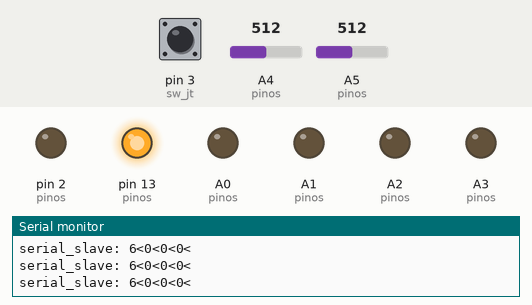
This sketch was run on a simulated Arduino Uno, built with avr-gcc and run on an emulated ATmega328P. Parts: output pins drawn as LEDs (lit = HIGH), the last lines printed to the serial monitor. The test bench sets the inputs (shaded band); at power-on: A4 (pinos) = 512, A5 (pinos) = 512, pin 3 (sw_jt) HIGH.

Above: at 3.4 s.
3.5 s: A4 (pinos) set to 690
5.0 s: A4 (pinos) set to 707
At 6.2 s:
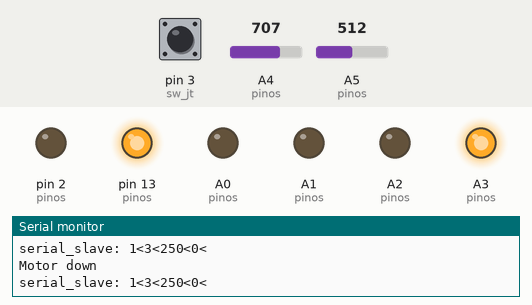
6.5 s: A4 (pinos) set to 570
8.0 s: A4 (pinos) set to 534
At 8.9 s:
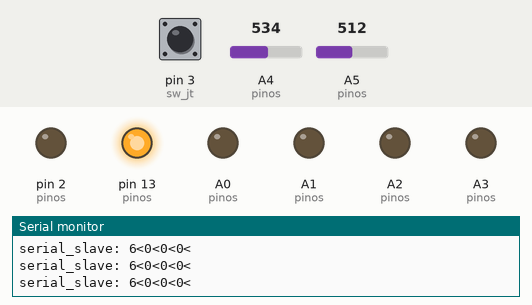
9.6 s: A5 (pinos) set to 689
11.1 s: A5 (pinos) set to 711
At 12.1 s:
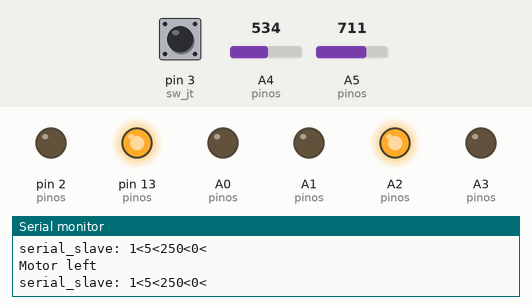
Timing chart, 0 to 13.6 s (numbered marks = the images above; inputs shaded):
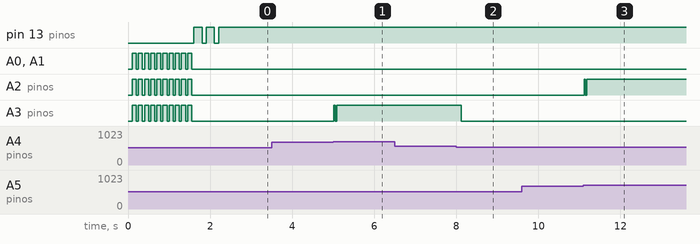

Measured:
- the behaviour switches between 700 and 701 on A4 (pinos) (found by bisection; images 0 and 1)
- the behaviour switches between 552 and 551 on A4 (pinos) (found by bisection; images 1 and 2)
- the behaviour switches between 700 and 701 on A5 (pinos) (found by bisection; images 2 and 3)
- after the input at 3.5 s, every drawn part: stays the same
- after the input at 5.0 s, A3 (pinos): LOW → HIGH at once, → LOW 0.03 s later, → HIGH 0.04 s later
- after the input at 6.5 s, every drawn part: stays the same
- after the input at 8.0 s, A3 (pinos): HIGH → LOW after 0.12 s
- after the input at 9.6 s, every drawn part: stays the same
- after the input at 11.1 s, A2 (pinos): LOW → HIGH at once, → LOW 0.03 s later, → HIGH 0.04 s later
- by itself, pin 13 (pinos): alternates HIGH for 0.20 s and LOW for 0.10 s, 4 changes in all, then stays HIGH

The sketch:

Master_arduino.ino
```cpp
// conexiones para arduino
// D4 >> DI (TX)
// D5 >> RO (RX)
// Re >> De >> VCC Transmisor
// Usar 5v no MAX485
#include <SoftwareSerial.h>
// Control
#define led 13
#define rele_ctrl 2
#define sw_jt 3
// Leds controle
#define up A1
#define dw A3
#define rh A0
#define lf A2
// Cobnexiones del joystick
#define inx A4
#define iny A5
// Control final mensaje
#define cs '<'
// carro o camara
bool car_cam = true;
// varibles de control del esclavo
// 0 - seleciona opcio > 1=Mover Carro, 2=Mover Camara, 3=Encender Slave, 4=Encender linterna, 5....
// 1 - tipo de movimiento del carro 2=up, 3=dw, 4=rh, 5=lf
// 2 - tipo de PWM que puede ser cotrolado, por causa del driver solo funciona a 255
// 3 - time=0 no hay control de tiempo, mayor que zero hay control de tiempo
int var_ctrl[] = { 0, 0, 0, 0 };

// Matrix de pinos
int pinos[] = { led, rele_ctrl, up, dw, rh, lf, inx, iny };

String data_in = "", data_send = "";
int ctda = 10; // cantidad de amostras para filtrar
int tam = 20; // tamanho de la histerisis para el control de salida de la pocision 0 del joystick
int valx = 0, valy = 0, valxt = 0, valyt = 0; // variables de posicion
int cam_val = 0; // control del switch para pasar de control de carro/camara
int lim_inf = 400, lim_sup = 700; // limites de los potenciometros

// valores de limites de posicion del joystick
int vxi = 0, vxs = 0, vyi = 0, vys =0;
int vlc = 40; // valor limite de calibração

// Valores iniciales de los angulos de los servos
int val_sb = 90; // servo base esq<->dir
int val_src = 90; // servo rotacion de la camara ari<->aba
int paso_cam = 3; // paso de angulos rotacion
int val_cam = 5;  // tempo de delay entre paos

int env_zero = 1, salir0 = 1, salir1 = 1, salir2 = 1; // control de parada de los motores del carro y de los whiles de control del joystick

// valor que el joystick tiene poara controlar el robot
int pwm_serial = 250;

// creo un objeto para comunicacion
SoftwareSerial serial_slave = SoftwareSerial(5, 4);

// Setup
void setup(){
  // comunicacion con el slave
  serial_slave.begin(115200);
  serial_slave.setTimeout(10);
  // Comunicacion master computador
  Serial.begin(115200);
  Serial.setTimeout(10);

  // inicializo pinos de entrada y salida
  for (int i = 0; i < 8; i++) {
    if (i < 6){
      pinMode(pinos[i], OUTPUT);
      digitalWrite(pinos[i], 0);
    }else{
      pinMode(pinos[i], INPUT_PULLUP);
    }
  }

  // calibrar sensores de posicion joystick
  cal_pos(1, 10); // 1 = 1 calibracion - 2 captura //// 2 = tempo entre amostras

  // Blinco leds de direcion
  blink_leds();

  // parar tudo
  msg_send(5, 0, 0); // manda un mensaje de para de todo

  // pin del siwtch del joystick como entrada
  pinMode(sw_jt, INPUT_PULLUP); // pino para selecionar camara o mover carro con el joystiock

  // blinca led 13 iniprogram
  nf_led(0, 2, 100);
}


/////////////////////////////////////////////////////////////////////////////
// Loop
void loop(){

  // verifica si se apreto el boton del joystick
  switch_joy();

  if (car_cam == 1){ // entra em el control de carro == 1, camera == 0
    // se quesa aqui si no hay movimiento

    while (salir0 == 1){ // posicion central del joystick
      // para salir de enviar datos
      digitalWrite(pinos[0], 1); // led carro = 1, cam = 0

      cal_pos(2, 10); // captura y actualiza valores de la pocicion del joystick valx y valy

      //
      if (valx < vxs && valx > vxi && valy < vys && valy > vyi){
        //salir2 = 1;
      }else{
        salir0 = 0; // sale del while principal
      }

      if (env_zero == 1){ // ésto se hace una vez cada vez que entra en el while
        // Valores de calibracion
        /*Serial.print("Val vxi: ");
        Serial.print(vxi);
        Serial.print("\t Val vxs: ");
        Serial.print(vxs);
        Serial.print("\t Val vyi: ");
        Serial.print(vyi);
        Serial.print("\t Val vys: ");
        Serial.println(vys);*/

        Serial.println("\n Está en reposo \n");

        nf_led(1, 0, 0); // apaga los leds de direcion
        msg_send(5, 0, 0); // manda un mensaje de para de todo
        env_zero = 0; // sale de este if
        //print_valxy(valx, valy);// imprime los valores de
      }

      switch_joy();

      if(env_zero == 1){
        salir0 = 0;
      }
      ler_serial(); // Para leer y controlar por el computador
    } // sale del while si hay movimiento del joystick


    //Serial.println("\n Saliendo del reposo \n");
    //print_valxy(valx, valy);// imprime los valores de

    while (salir1 == 1){
      if (valx < (valxt - tam) || valx > (valxt + tam) || valy < (valyt - tam) || valy > (valyt + tam)){
        cal_pos(2, 1); // captura y actualiza valores de la pocicion del joystick valx y valy

        //print_valxy(valx, valy);// imprime los valores de

        // pasa valores para separacxion de aciones y encender led de direcion
        // esta funcion hace funciona solo con el joystick
        dir_led(valx, valy, 1);

        if (valx < vxs && valx > vxi && valy < vys && valy > vyi){
          valxt = valx;
          valyt = valy;
        }
        salir0 = 1; // while de para todo
      }else{
        salir1 = 0;
        valxt = valx;
        valyt = valy;
      }
    }

    msg_send(5, 0, 0); // manda un mensaje de para de todo

    switch_joy();

  }else{
    // Mover camara ///////////////////////////////////////////////////////////
    digitalWrite(pinos[0], 0); // led carro = 1, cam = 0
    cal_pos(2, 10); // captura y actualiza valores de la pocicion del joystick valx y valy
    msg_send(5, 0, 0); // manda un mensaje de para de todo
    while(salir2 == 1){
      if(valx < (valxt - tam) || valx > (valxt + tam) || valy < (valyt - tam) || valy > (valyt + tam)){

        cal_pos(2, 10); // captura y actualiza valores de la pocicion del joystick valx y valy

        //print_valxy(val_sb, val_src);// imprime los valores de

        // pasa valores para separacxion de aciones y encender led de direcion
        // esta funcion hace funciona solo con el joystick
        dir_led(valx, valy, 2);

        if (valx < vxs && valx > vxi && valy < vys && valy > vyi){
          valxt = valx;
          valyt = valy;
        }
      }else{
        salir2 = 0;
        valxt = valx;
        valyt = valy;
      }
    }
    nf_led(1, 0, 0); // apaga los leds de direcion
  }// end control motor o cam

  // Reinicio variables
  env_zero = 1;
  salir0 = 1;
  salir1 = 1;
  salir2 = 1;

  valxt = valx;
  valyt = valy;

}// fin void loop


/**************************************************************************/
/*********************** Lectura de datos *******************************/
void ler_serial(){
  data_send = ""; // reinicio la variable principal
  if (Serial.available() != 0){
    for (int i = 0; i < 4; i++){
      data_in = Serial.readStringUntil(cs); // leo cada valor de entrada separado por el caracter >
      data_send = data_send + data_in + cs; // concateno nuevamente el Mensaje
      var_ctrl[i] = data_in.toInt(); // convirtiendo el string a int
    }

    Serial.readString(); // Limpa el buffer

    switch (var_ctrl[0]){ // Separando
      case 0:
        Serial.print("Mensaje a ser enviada por serial_slave: ");
        Serial.println(data_send);
        // para todo
        nf_led(1, 0, 0); // apaga los leds de direcion
        msg_send(5, 0, 0); // manda un mensaje de para de todo
      case 1://Mover carro
        Serial.print("Mensaje a ser enviada por serial_slave: ");
        Serial.println(data_send);
        serial_slave.println(data_send);
        separar_led(var_ctrl[1]);
        // funcion para mover el carro
        break;
      case 2:// Mover camara
        Serial.print("Mensaje a ser enviada por serial_slave: ");
        Serial.println(data_send);
        serial_slave.println(data_send);
        separar_led(var_ctrl[1]);
        break;
      case 3:
        if (var_ctrl[1] == 1){
          digitalWrite(pinos[1], 1); // Activa el rele, prende el carro
        }else{
          digitalWrite(pinos[1], 0); // Desactiva el rele, apaga el carro
        }
        break;
      case 4:
        // Modo debug
        for (int i = 0; i < 4; i++) {
          Serial.print("Valores recibidos: ");
          Serial.println(var_ctrl[i]);
        }
        break;
    }

  }
}

///////////////////////////////////////////////////////////////////////////////
// funcion separacion de aciones del carro y camara dependiendo del joystick
void dir_led(int valx, int valy, int ccs){ // ccs seleciona motor o camera
  if (valx < lim_inf) {
    //enciende led de UP para motor o camera
    nf_led(2, 0, 0); // 2up

    if (ccs == 1){
      Serial.println("Motor up");
      // concatena mensaje para enviar al slave mover motor
      msg_send(1, 2, 0);
    }else{
      Serial.println("Camara frente");
      if (val_sb > 0){ // limite de movimiento de la camara
        val_sb -= paso_cam; // resta pasos para moviemiento de 0 y 180
      }else{
        val_sb = 0;
      }
      // concatena mensaje para enviar al slave mover camara
      msg_send(2, 2, val_sb);
    }
  }else if (valx > lim_sup){
      //enciende led de DOWN para motor o camera
      nf_led(3, 0, 0); // down

      if (ccs == 1){
        Serial.println("Motor down");
        // concatena mensaje para enviar al slave mover motor
        msg_send(1, 3, 0); // 3 Down
      }else{
        Serial.println("Camara atras");
        if (val_sb < 179){// limite de movimiento de la camara
          val_sb += paso_cam; // suma pasos para moviemiento de 0 y 180
        }else{
          val_sb = 179;
        }
        // concatena mensaje para enviar al slave mover camara
        msg_send(2, 2, val_sb);
      }
    }else if (valy < lim_inf){
      //enciende led de RIGHT para motor o camera
      nf_led(4, 0, 0); // right
      if (ccs == 1){
        Serial.println("Motor rigth");
        // concatena mensaje para enviar al slave mover motor
        msg_send(1, 4, 0);
      }else{
        Serial.println("Camara esq");
        if (val_src > 0){ // limite de movimiento de la camara
          val_src -= paso_cam; // if de 0 y 180
        }else{
          val_src = 0;
        }
        // concatena mensaje para enviar al slave mover camara
        msg_send(2, 1, val_src);
      }
    }else if (valy > lim_sup){
      //enciende led de LEFT para motor o camera
      nf_led(5, 0, 0); // left

      if (ccs == 1){
        Serial.println("Motor left");
        // concatena mensaje para enviar al slave mover motor
        msg_send(1, 5, 0);
      }else{
        Serial.println("Camara abaixo");
        if (val_src < 179){ // limite de movimiento de la camara
          val_src += paso_cam; // suma pasos para moviemiento de 0 y 180
        }else{
          val_src = 179;
        }
        // concatena mensaje para enviar al slave mover camara
        msg_send(2, 1, val_src);
      }
    }
}

////////////////////////////////////////////////////////////////////////////////////////
//concatena mensaje
void msg_send(int cc, int dir, int ang){
  String msg = "";
  // Seleciona el mensaje a ser enviado
  switch (cc) {
    case 1://Mover carro
      msg = "1<" + String(dir) + cs + String(pwm_serial) + "<0<";
      Serial.print("serial_slave: ");
      Serial.println(msg);
      serial_slave.println(msg);
      break;
    case 2:// Mover camara
      msg = "2<" + String(dir) + cs + String(ang) + cs + String(val_cam) + cs;
      Serial.print("serial_slave: ");
      Serial.println(msg);
      serial_slave.println(msg);
      break;
    case 3:
      // alguma caracteristica que hará el slave
      break;
    case 4:
      // alguma caracteristica que hará el slave
      break;
    case 5:
      // PAra todo quando el joystick está em posicion central
      msg = "6<0<0<0<";

      for (int i = 0; i < 3; ++i){
        Serial.print("serial_slave: ");
        Serial.println(msg);
        serial_slave.println(msg);
      }
      break;
  }
}

/////////////////////////////////////////////////////////////////////////////////////////////
// Blinka el led 13 y controla acionamiento de leds de la direcion
void nf_led(int pino, int count, int t_l){
  if (pino > 1){
    for (int i = 2; i < 6; i++) { // leds de direcion
      digitalWrite(pinos[i], 0);
    }
    digitalWrite(pinos[pino], 1); // enciende el pino de direcion escogido
  }else{
    switch (pino){
      case 0:
        for (int i = 0; i < count; i++){
          digitalWrite(pinos[pino], 1);
          delay(t_l * 2);
          digitalWrite(pinos[pino], 0);
          delay(t_l);
        }
        break;
      case 1:// desliga todos os leds
        for (int i = 2; i < 6; i++){
          digitalWrite(pinos[i], 0);
        }
        break;
    }
  }
}

////////////////////////////////////////////////////////////////////////////////////////////
// apaga todos los leds
void off_leds(){
  for (int i = 0; i < 6; i++)  {
    digitalWrite(pinos[i], 0);
  }
}

/////////////////////////////////////////////////////////////////////
// blinca y liga leds
void blink_leds(){
  for (int j = 0; j < 10; j++){
    for (int i = 2; i < 6; i++){
      digitalWrite(pinos[i], 1);
    }
    delay(100);
    for (int i = 2; i < 6; i++){
      digitalWrite(pinos[i], 0);
    }
    delay(50);
  }
}

///////////////////////////////////////////////////////////////////////////
// activacion de led segundo a dirçao
void separar_led(int dir){
  switch (dir)  {
    case 2:
      nf_led(2, 0, 0); // up
      break;
    case 3:
      nf_led(3, 0, 0); // dw
      break;
    case 4:
      nf_led(4, 0, 0); // dw
      break;
    case 5:
      nf_led(5, 0, 0); // dw
      break;
  }
}

////////////////////////////////////////////////////////////////////////
// funcion de calibracion y lectura de la pacicion del joystick
void cal_pos(int leitura, int t_amos){
  valx = 0;
  valy = 0;

  switch (leitura) {
      case 1:
      // captura amostras y guarda valores temporales
        for (int i = 0; i < ctda; i++){
          valx = valx + analogRead(pinos[6]);
          valy = valy + analogRead(pinos[7]);
          delay(t_amos);
        }
        valx = valx / ctda;
        valy = valy / ctda;
        // Valores de limites para la calibracion
        vxi = valx - vlc;
        vxs = valx + vlc;
        vyi = valy - vlc;
        vys = valy + vlc;
        break;
      case 2:
      // captura amostras y retorna en valores de la media
        for (int i = 0; i < ctda; i++){
          valx = valx + analogRead(pinos[6]);
          valy = valy + analogRead(pinos[7]);
          delay(t_amos);
        }
        valx = valx / ctda;
        valy = valy / ctda;
        break;
  }
}

void print_valxy(int vax, int vay){
  if(car_cam == 1){
    Serial.print("Valor de x para carro: ");
    Serial.print(vax);
    Serial.print("\t");
    Serial.print("Valor de y para carro: ");
    Serial.print(vay);
    Serial.print("\t");
    Serial.print("Val cam: ");
    Serial.println(car_cam);
  }else{
    Serial.print("Valor de servo base para camara: ");
    Serial.print(vax);
    Serial.print("\t");
    Serial.print("Valor de servo camara para camara: ");
    Serial.print(vay);
    Serial.print("\t");
    Serial.print("Val cam: ");
    Serial.println(car_cam);
  }

}

void switch_joy(){
  // interactua con los motres y la camara
  if (digitalRead(sw_jt) == 0)  {
    car_cam = !car_cam;
    env_zero = 1;
    delay(150);
  }
}
```
